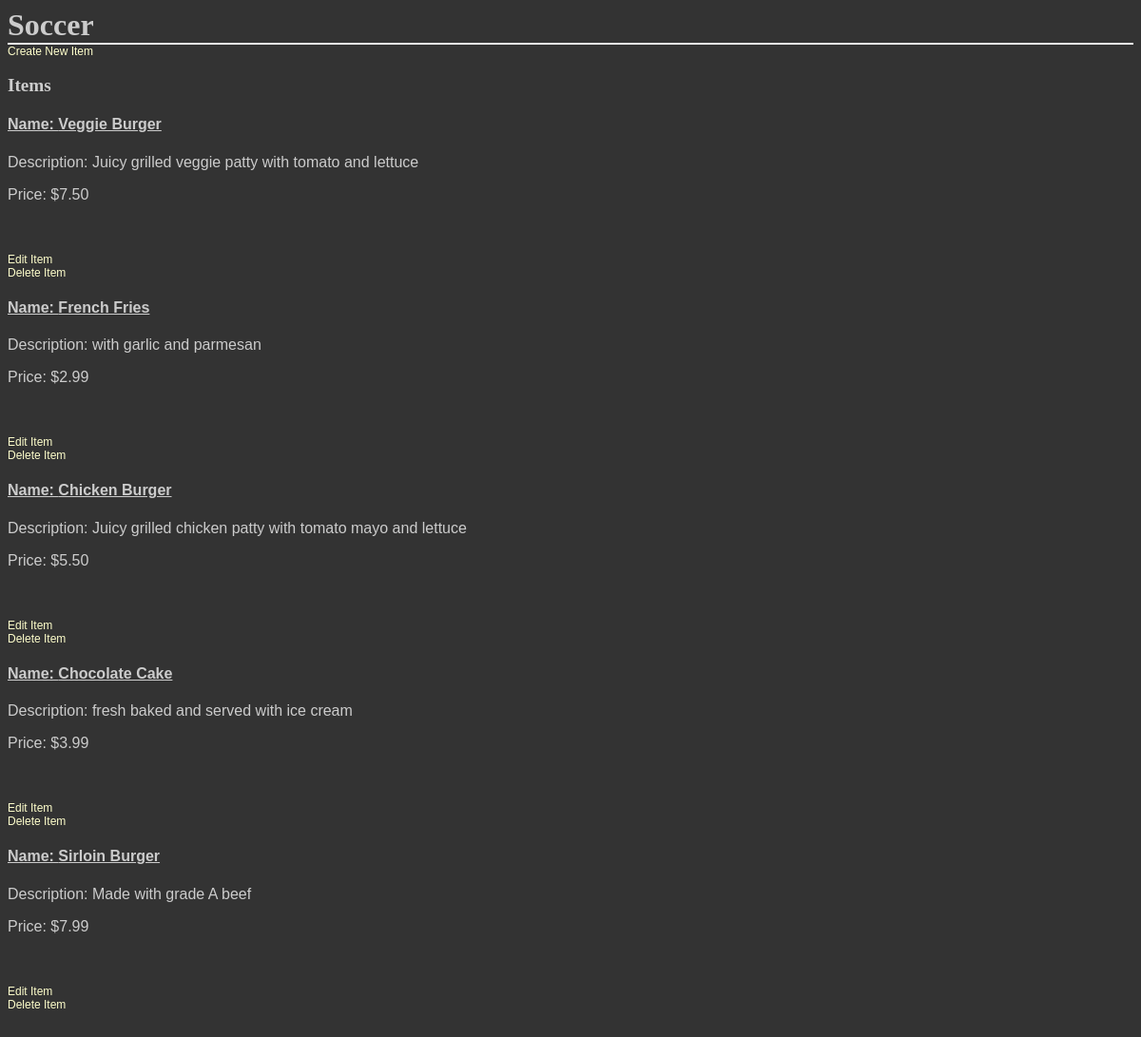
Screenshot of /category/1/items/ with the database file from the repository.
### database_setup.py (models this page shows, shortened)
class Category(Base):
    __tablename__ = 'category'
    id = Column(Integer, primary_key=True)
    name = Column(String(250), nullable=False)
    user_id = Column(Integer, ForeignKey('user.id'))
    user = relationship(User)

class Item(Base):
    __tablename__ = 'item'
    name = Column(String(80), nullable=False)
    id = Column(Integer, primary_key=True)
    description = Column(String(250))
    price = Column(String(8))
    category_id = Column(Integer, ForeignKey('category.id'))
    category = relationship(Category)
    user_id = Column(Integer, ForeignKey('user.id'))
    user = relationship(User)

### application.py (the view)
@app.route('/category/<int:category_id>/')
@app.route('/category/<int:category_id>/items/')
def showItem(category_id):
    category = session.query(Category).filter_by(id=category_id).one()
    items = session.query(Item).filter_by(
        category_id=category_id).all()
    return render_template('items.html', items=items, category=category)

### templates/items.html (shortened to what this page needs)
<html>
<head>
    <link rel=stylesheet type=text/css href="{{ url_for('static', filename='styles.css') }}">
</head>
<body>
<div class='pane'>
    <h1>{{ category.name }}</h1>
    {% if items !=[] %}
    <a href="{{url_for('newItem', category_id = category.id )}}">Create New Item</a>
    <h2>Items</h2>
    {% for i in items %}
    <p><h4><u>Name: {{i.name}}</u></h4></p>
    <p>Description: {{i.description}}</p>
    <p>Price: {{i.price}}</p>
     <a href="{{url_for('editItem', category_id = category.id, item_id=i.id ) }}">Edit Item</a>
     <a href="{{url_for('deleteItem', category_id = category.id, item_id=i.id ) }}" >Delete Item</a>
    {% endfor %}
    {% else %}
    <p> You currently have no items.</p>
    <a href="{{url_for('newItem', category_id = category.id )}}">Create New Item</a>
    </br></br>
    {% endif %}
</div>
</body>
</html>

### static/styles.css (style rules this page uses)
body { font-family: sans-serif; background-color: #333333; background-image: url('https://cloud.githubusercontent.com/assets/9041401/6119508/7cbced14-b07e-11e4-9dbd-f01488203879.jpg') }
h1, h2, h3, h4 { color: #CCCCCC; }
h1, h2 { font-family: 'Georgia', serif; margin: 0; }
h1 { border-bottom: 2px solid #eee; }
h2 { font-size: 1.2em; }
p { color: #CCCCCC; }
a { text-decoration: none; color:#FFFFCC; font-size: .75em; }

### rows the page displays
Category: name "Soccer"
Item: name "Veggie Burger", description "Juicy grilled veggie patty with tomato and lettuce", price "$7.50"
Item: name "French Fries", description "with garlic and parmesan", price "$2.99"
Item: name "Chicken Burger", description "Juicy grilled chicken patty with tomato mayo and lettuce", price "$5.50"
Item: name "Chocolate Cake", description "fresh baked and served with ice cream", price "$3.99"
Item: name "Sirloin Burger", description "Made with grade A beef", price "$7.99"
